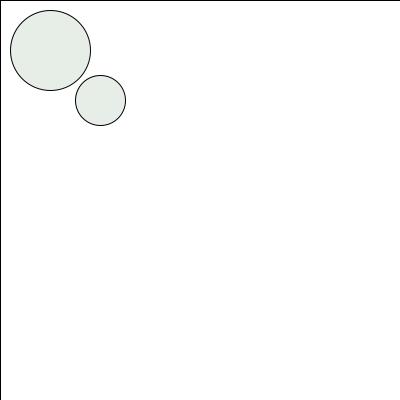
Frame 1 (no input)
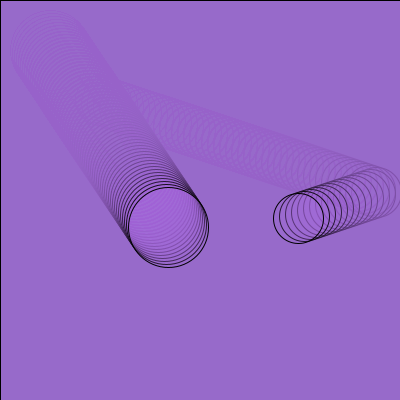
Frame 60 (the mouse pressed at the canvas centre just before this capture)
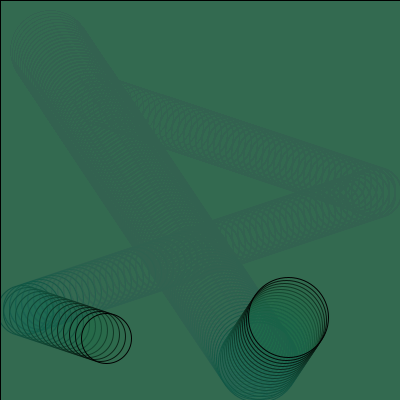
Frame 120 (the mouse held since frame 60 and released just before this capture)

The Processing sketch that drew these frames (run headless with seeded random() and noise(); from frame 60 on, the mouse is pressed at the canvas centre):

// Processing sketch: processing_78912
// ── processing_78912.pde

int circleX = 50;
int circleY = 50;
int circleA = 100;
int circleB = 100;
// adjust the direction of motion
int t = 2;
int v = 3;
int x = 6;
int y = 2;
void setup()

{
  size(400, 400);
  smooth();
}

void draw()
{
  //fill(mouseX, mouseY, mouseX, 3);
  rect(0, 0, width, height);

  // Change backgrou color, adjusting by circleX's position
  fill((circleX % 255), 100, (circleY%255), 30);

  // increase the size of the balls
  ellipse(circleX, circleY, 80, 80);
  ellipse(circleA, circleB, 50, 50);
  circleX = circleX + t;
  circleY = circleY + v;
  circleA = circleA + x;
  circleB = circleB + y;

  if (circleX > width-40 || circleX < 40) {
    t = t * -1;
  }

  if (circleY < 40 || circleY > height-40)
  { 
    v= v* -1;
  }
  if (circleA > width-25 || circleA < 25) {
    x = x * -1;
  }

  if (circleB < 25 || circleB > height-25)
  { 
    y= y* -1;
  }
}
